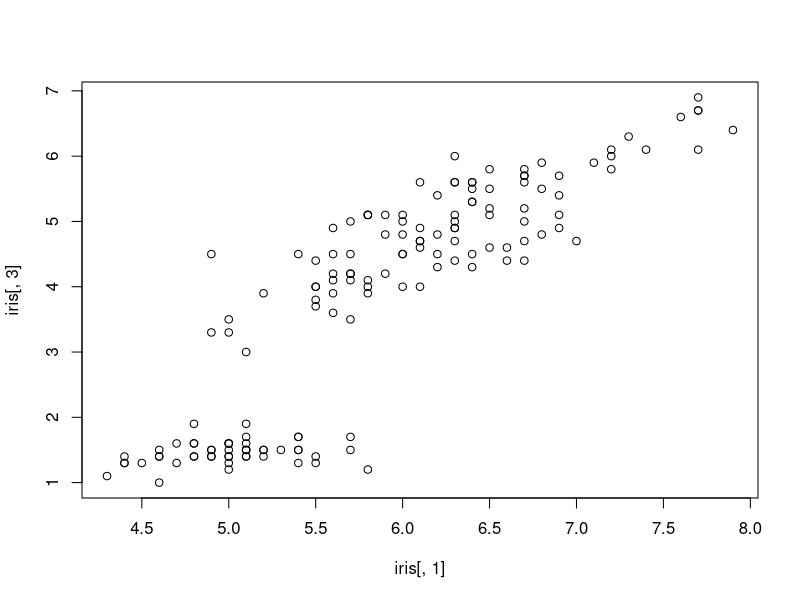
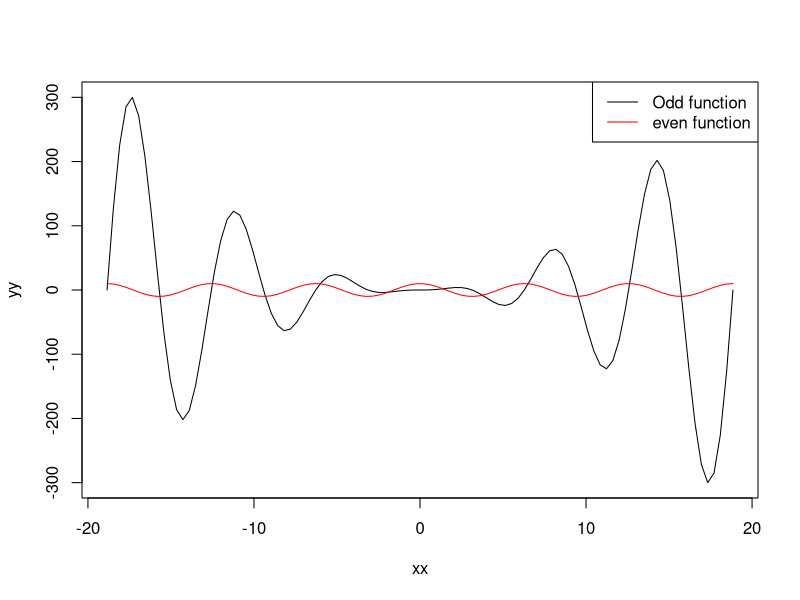
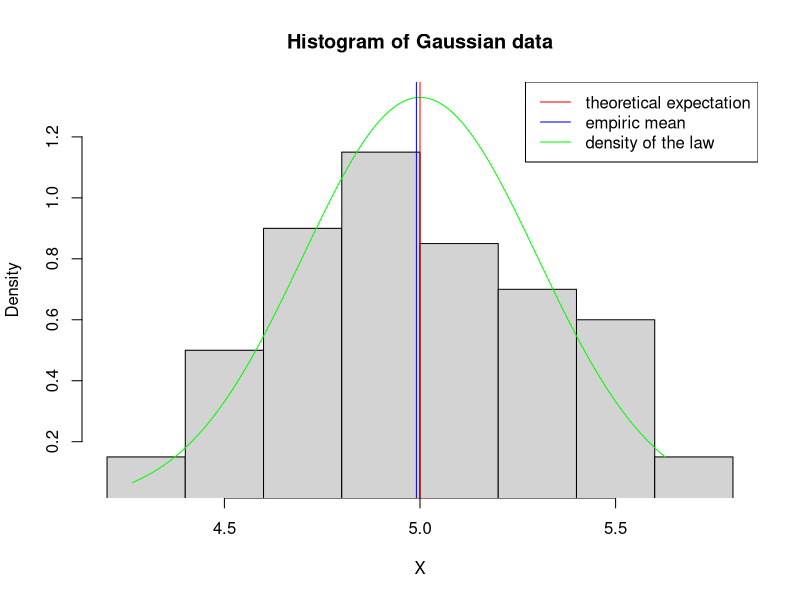
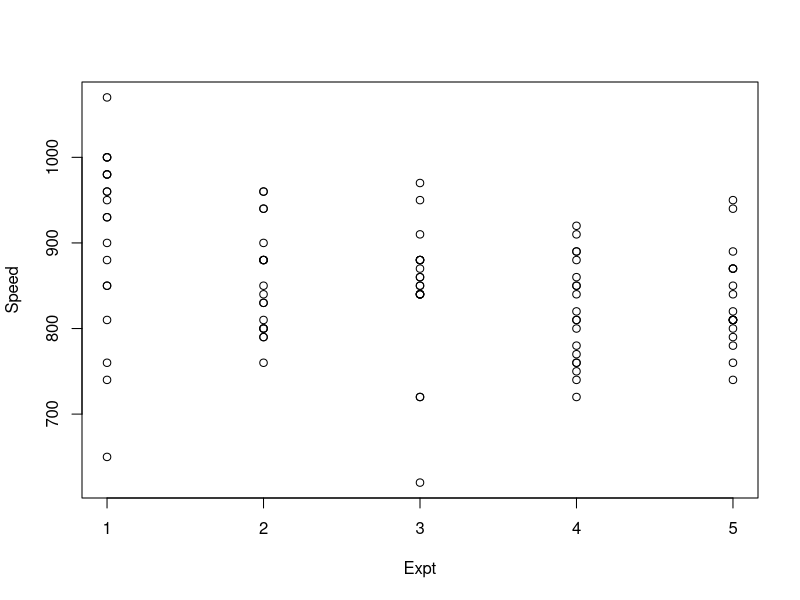

Write the R code that produced these figures, in order.
## ---- chunk 1
1 + 1
## ---- chunk 2
data("iris")
## ---- chunk 3
dim(iris) ; names(iris)
## ---- chunk 4
plot(iris[,1],iris[,3])
## ---- chunk 5
?dnorm
## ---- chunk 6
a = 3 ; b <- 6 ; x = a * b
x
## ---- chunk 7
X = c(2, 3, 0, 2.5)
## ---- chunk 8
X 
## ---- chunk 9
2 * X; X + X ; X^2 ; X+10;
## ---- chunk 10
ABSC = seq(-1, 1, length.out=11)
ABSC
## ---- chunk 11
ABSC[1] ; ABSC[3] ; ABSC[3:5]
## ---- chunk 12
X ; X[1] = 42 ; X; X[1:3] = c(98,99,100); X
## ---- chunk 13
mean(ABSC) ## empiric mean
sd(ABSC) ## empiric std dev
var(ABSC) ## empiric variance
min(ABSC); max(ABSC)
## ---- chunk 14
res=1
for(i in 0 : 9)  
  {
    res = res *(2*i+1)
  } 
res
## ---- chunk 15
?distribution
## ---- chunk 16
set.seed(2) ## for reproducible results

X = rnorm(n = 100, mean = 5, sd = 0.3) ## random Gaussian data with: 
##size n, 
## mean 5
## std dev 0.3.
## ---- chunk 17
xx = seq(-6 * pi, 6* pi, length.out = 100) ## grid for the x-axis
yy= sin(xx)*xx^2  ## The function to be plotted, evaluated on the grid.

plot(xx, yy  , type = "l") ## open a graphics window 
##NB: If you delete the "type = 'l'" argument, you will get dots instead of the solid line.
lines(xx, 10 * cos(xx), col="red") ## To add a curve to an existing figure:
##  'lines' command.

## Add a legende
legend("topright", ## position of the legende
       legend = c("Odd function", "even function"), ## text of the legende
       lty=1,## to have the lines
       col=c("black","red") ## color code
       ) 
## ---- chunk 18
ABSC = seq(min(X),max(X),length.out=100)  
## Creates a "grid" of size 100, with the same range as the X data.
DENSITY = dnorm(ABSC, mean = 5, sd = 0.3) 
## Density of the Gaussian law evaluated on the grid

hist(X, ## First argument: the data whose histogram is wanted.
     probability=TRUE, ## For a frequency scale,
                       ## Not in number of points in each box
     main="Histogram of Gaussian data", ## the title
     ylim=range(DENSITY) ## optional: set the vertical axis range
     ) 
lines(x = ABSC, y = DENSITY, col="green") 
abline(v=mean(X), col="blue")
abline(v = 5, col="red")
legend("topright",
       legend =c("theoretical expectation",  "empiric mean", "density of the law"),  
       lty=1, ## To have solid lines
       col=c("red", "blue","green"))
## ---- chunk 19
?runif
## ---- chunk 20
?cumsum
?plot
?abline
## ---- chunk 21
?line
## ---- chunk 22
?distribution
## ---- chunk 23
?sum
?hist
# Use the option probability=TRUE
## ---- chunk 24
?dnorm
?lines
## ---- chunk 25
?datasets
?morley
v=morley
## ---- chunk 26
plot(v[c(1,3)])
## ---- chunk 27
?matrix
?boxplot
## ---- chunk 28
?plot
?lines
?legend
## ---- chunk 29
?subset
# You may use p=data.matrix(p) to convert a list into array
?hist
